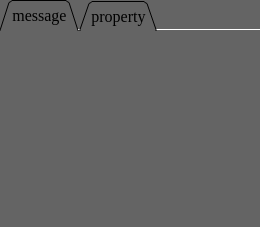
           <widget class="QTabWidget" name="information">
            <property name="font">
             <font>
              <family>Times New Roman</family>
              <pointsize>12</pointsize>
             </font>
            </property>
            <property name="focusPolicy">
             <enum>Qt::TabFocus</enum>
            </property>
            <property name="styleSheet">
             <string notr="true">background-color: rgb(100, 100, 100);border:none;</string>
            </property>
            <property name="tabShape">
             <enum>QTabWidget::Triangular</enum>
            </property>
            <property name="currentIndex">
             <number>0</number>
            </property>
            <property name="documentMode">
             <bool>true</bool>
            </property>
            <property name="tabsClosable">
             <bool>false</bool>
            </property>
            <property name="movable">
             <bool>false</bool>
            </property>
            <property name="tabBarAutoHide">
             <bool>true</bool>
            </property>
            <widget class="QWidget" name="info">
             <property name="styleSheet">
              <string notr="true">background-color: rgb(100, 100, 100);border:none;</string>
             </property>
             <attribute name="title">
              <string>message</string>
             </attribute>
             <layout class="QHBoxLayout" name="horizontalLayout_2">
              <property name="spacing">
               <number>0</number>
              </property>
              <property name="leftMargin">
               <number>0</number>
              </property>
              <property name="topMargin">
               <number>0</number>
              </property>
              <property name="rightMargin">
               <number>0</number>
              </property>
              <property name="bottomMargin">
               <number>0</number>
              </property>
              <item>
               <widget class="QPlainTextEdit" name="plainTextEdit">
                <property name="font">
                 <font>
                  <family>Times New Roman</family>
                 </font>
                </property>
                <property name="styleSheet">
                 <string notr="true">background-color: rgb(100, 100, 100);border:none;</string>
                </property>
                <property name="frameShape">
                 <enum>QFrame::Box</enum>
                </property>
                <property name="frameShadow">
                 <enum>QFrame::Raised</enum>
                </property>
                <property name="lineWidth">
                 <number>10</number>
                </property>
                <property name="midLineWidth">
                 <number>0</number>
                </property>
                <property name="verticalScrollBarPolicy">
                 <enum>Qt::ScrollBarAsNeeded</enum>
                </property>
                <property name="horizontalScrollBarPolicy">
                 <enum>Qt::ScrollBarAsNeeded</enum>
                </property>
                <property name="cursorWidth">
                 <number>0</number>
                </property>
               </widget>
              </item>
             </layout>
            </widget>
            <widget class="QWidget" name="tab_4">
             <property name="styleSheet">
              <string notr="true">background-color: rgb(100, 100, 100);border:none;</string>
             </property>
             <attribute name="title">
              <string>property</string>
             </attribute>
            </widget>
           </widget>
